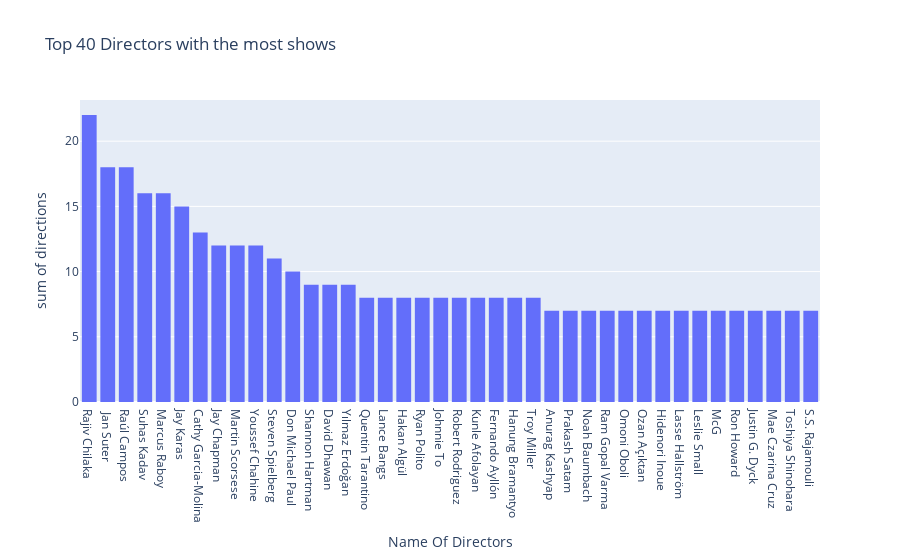

The notebook cell this image was saved under:
### Code cell
plt.histogram(df_director_count[:40], x="index", y="directors", labels={"index": "Name Of Directors", "directors": "directions"}, title="Top 40 Directors with the most shows")

### Figure 1 — Plotly figure (JSON) as saved in the notebook; plotly's stock layout.template omitted (floating-point values rounded to 4 significant figures)
{"data": [{"alignmentgroup": "True", "bingroup": "x", "histfunc": "sum", "hovertemplate": "Name Of Directors=%{x}<br>sum of directions=%{y}<extra></extra>", "legendgroup": "", "marker": {"color": "#636efa", "pattern": {"shape": ""}}, "name": "", "offsetgroup": "", "orientation": "v", "showlegend": false, "type": "histogram", "x": ["Rajiv Chilaka", " Jan Suter", "Raúl Campos", "Suhas Kadav", "Marcus Raboy", "Jay Karas", "Cathy Garcia-Molina", "Jay Chapman", "Martin Scorsese", "Youssef Chahine", "Steven Spielberg", "Don Michael Paul", "Shannon Hartman", "David Dhawan", "Yılmaz Erdoğan", "Quentin Tarantino", "Lance Bangs", "Hakan Algül", "Ryan Polito", "Johnnie To", "Robert Rodriguez", "Kunle Afolayan", "Fernando Ayllón", "Hanung Bramantyo", "Troy Miller", "Anurag Kashyap", "Prakash Satam", "Noah Baumbach", "Ram Gopal Varma", "Omoni Oboli", "Ozan Açıktan", "Hidenori Inoue", "Lasse Hallström", "Leslie Small", "McG", "Ron Howard", "Justin G. Dyck", "Mae Czarina Cruz", "Toshiya Shinohara", "S.S. Rajamouli"], "xaxis": "x", "y": [22, 18, 18, 16, 16, 15, 13, 12, 12, 12, 11, 10, 9, 9, 9, 8, 8, 8, 8, 8, 8, 8, 8, 8, 8, 7, 7, 7, 7, 7, 7, 7, 7, 7, 7, 7, 7, 7, 7, 7], "yaxis": "y"}], "layout": {"barmode": "relative", "legend": {"tracegroupgap": 0}, "title": {"text": "Top 40 Directors with the most shows"}, "xaxis": {"anchor": "y", "domain": [0, 1], "title": {"text": "Name Of Directors"}}, "yaxis": {"anchor": "x", "domain": [0, 1], "title": {"text": "sum of directions"}}}}
